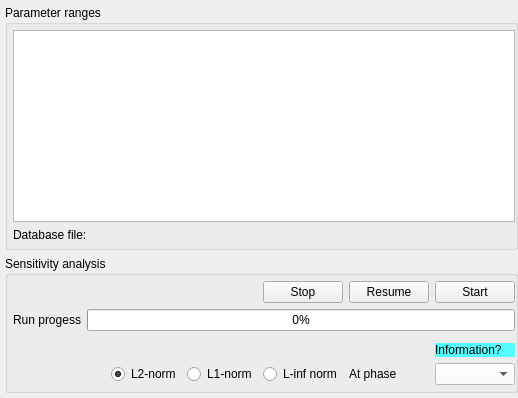
           <widget class="QWidget" name="tab_8">
            <attribute name="title">
             <string>Sensitivity</string>
            </attribute>
            <layout class="QVBoxLayout" name="verticalLayout_17">
             <property name="leftMargin">
              <number>5</number>
             </property>
             <property name="topMargin">
              <number>5</number>
             </property>
             <property name="rightMargin">
              <number>0</number>
             </property>
             <property name="bottomMargin">
              <number>5</number>
             </property>
             <item>
              <widget class="QGroupBox" name="groupBox_40">
               <property name="title">
                <string>Parameter ranges</string>
               </property>
               <layout class="QGridLayout" name="gridLayout_42">
                <property name="leftMargin">
                 <number>5</number>
                </property>
                <property name="topMargin">
                 <number>5</number>
                </property>
                <property name="rightMargin">
                 <number>0</number>
                </property>
                <property name="bottomMargin">
                 <number>5</number>
                </property>
                <item row="0" column="0">
                 <widget class="QTableWidget" name="tableWidget_16"/>
                </item>
                <item row="1" column="0">
                 <widget class="QLabel" name="label_89">
                  <property name="text">
                   <string>Database file:</string>
                  </property>
                 </widget>
                </item>
               </layout>
              </widget>
             </item>
             <item>
              <widget class="QGroupBox" name="groupBox_41">
               <property name="title">
                <string>Sensitivity analysis</string>
               </property>
               <layout class="QGridLayout" name="gridLayout_43">
                <property name="leftMargin">
                 <number>5</number>
                </property>
                <property name="topMargin">
                 <number>5</number>
                </property>
                <property name="rightMargin">
                 <number>0</number>
                </property>
                <property name="bottomMargin">
                 <number>5</number>
                </property>
                <item row="1" column="0">
                 <widget class="QLabel" name="label_90">
                  <property name="text">
                   <string>Run progess</string>
                  </property>
                 </widget>
                </item>
                <item row="4" column="7">
                 <widget class="QRadioButton" name="radioButton_5">
                  <property name="text">
                   <string>L-inf norm</string>
                  </property>
                 </widget>
                </item>
                <item row="4" column="6">
                 <widget class="QRadioButton" name="radioButton_6">
                  <property name="text">
                   <string>L1-norm</string>
                  </property>
                 </widget>
                </item>
                <item row="1" column="1" colspan="9">
                 <widget class="QProgressBar" name="progressBar_3">
                  <property name="value">
                   <number>0</number>
                  </property>
                 </widget>
                </item>
                <item row="0" column="8">
                 <widget class="QPushButton" name="pushButton_82">
                  <property name="text">
                   <string>Resume</string>
                  </property>
                 </widget>
                </item>
                <item row="4" column="8">
                 <widget class="QLabel" name="label_56">
                  <property name="text">
                   <string>At phase</string>
                  </property>
                 </widget>
                </item>
                <item row="4" column="9">
                 <widget class="QComboBox" name="comboBox_15">
                  <property name="styleSheet">
                   <string notr="true">background-color: rgb(255, 255, 255);</string>
                  </property>
                 </widget>
                </item>
                <item row="0" column="9">
                 <widget class="QPushButton" name="pushButton_83">
                  <property name="text">
                   <string>Start</string>
                  </property>
                 </widget>
                </item>
                <item row="0" column="0" colspan="7">
                 <spacer name="horizontalSpacer_38">
                  <property name="orientation">
                   <enum>Qt::Horizontal</enum>
                  </property>
                  <property name="sizeHint" stdset="0">
                   <size>
                    <width>40</width>
                    <height>20</height>
                   </size>
                  </property>
                 </spacer>
                </item>
                <item row="4" column="5">
                 <widget class="QRadioButton" name="radioButton_7">
                  <property name="text">
                   <string>L2-norm</string>
                  </property>
                  <property name="checked">
                   <bool>true</bool>
                  </property>
                 </widget>
                </item>
                <item row="0" column="7">
                 <widget class="QPushButton" name="pushButton_84">
                  <property name="text">
                   <string>Stop</string>
                  </property>
                 </widget>
                </item>
                <item row="2" column="0" colspan="10">
                 <widget class="QWidget" name="widget_3" native="true">
                  <property name="sizePolicy">
                   <sizepolicy hsizetype="Preferred" vsizetype="Expanding">
                    <horstretch>0</horstretch>
                    <verstretch>0</verstretch>
                   </sizepolicy>
                  </property>
                  <property name="styleSheet">
                   <string notr="true">background-color: rgb(255, 255, 255);</string>
                  </property>
                 </widget>
                </item>
                <item row="3" column="9">
                 <widget class="QLabel" name="label_140">
                  <property name="toolTip">
                   <string>&lt;html&gt;&lt;head/&gt;&lt;body&gt;&lt;p&gt;&lt;span style=&quot; font-size:8.25pt;&quot;&gt;Sensitivity scores are calculated by measuring the changes of the observed quantities when each of the selected soil parameters is perturbed by a small amount (here, 5% below and above the current paremeter value). The amounts of changes in the observed quantities are calculated by one of the the vector norms: L-2, L-1, or L-infinity.&lt;/span&gt;&lt;/p&gt;&lt;p&gt;&lt;span style=&quot; font-size:8.25pt;&quot;&gt;Say, the residual difference of the observed quantities resulting from simulation data using the lower-bound and upper-bound values for one soil parameter is denoted as &lt;/span&gt;&lt;/p&gt;&lt;p align=&quot;center&quot;&gt;&lt;span style=&quot; font-size:8.25pt;&quot;&gt;rsd = u_upper - u_lower. &lt;/span&gt;&lt;/p&gt;&lt;p&gt;&lt;span style=&quot; font-size:8.25pt;&quot;&gt;The vector norms are calculated as following:&lt;/span&gt;&lt;/p&gt;&lt;p align=&quot;center&quot;&gt;&lt;span style=&quot; font-size:8.25pt;&quot;&gt;L2 difference = sqrt(sum(rsd*rsd)),&lt;/span&gt;&lt;/p&gt;&lt;p align=&quot;center&quot;&gt;&lt;span style=&quot; font-size:8.25pt;&quot;&gt;L1 difference = sum(abs(rsd)),&lt;/span&gt;&lt;/p&gt;&lt;p align=&quot;center&quot;&gt;&lt;span style=&quot; font-size:8.25pt;&quot;&gt;Linf difference = abs(max(rsd)).&lt;/span&gt;&lt;/p&gt;&lt;/body&gt;&lt;/html&gt;</string>
                  </property>
                  <property name="styleSheet">
                   <string notr="true">background-color: rgb(85, 255, 255);</string>
                  </property>
                  <property name="text">
                   <string>Information?</string>
                  </property>
                 </widget>
                </item>
               </layout>
              </widget>
             </item>
            </layout>
           </widget>
